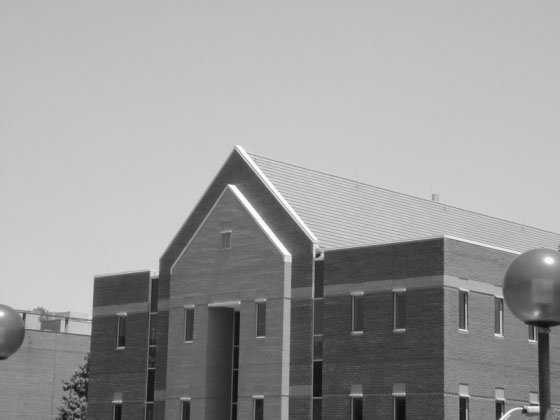
%> input picture HW1/code/building.jpg, 560 x 420 px
$ octave --eval "HW1Q1;"   (GNU Octave 9; MATLAB toolbox functions it lacks are replaced by stand-ins)
%> lines starting %> are read from the running program, lines starting %| are printed output that depends on the picture; in (x1, y1, x2, y2) boxes, pixels count from 0 and x2, y2 are one past the last pixel; in counts of white or black regions, pixels touching at a corner belong together; the program's own positions count from 1
### HW1/code/hough/houghOverlay.m
function [ ] = houghOverlay( fig_title,I,varargin )
%
% function [ ] = houghOverlay( image,title )
%
% Function   : houghOverlay
%
% Purpose    : Overlays Hough-Lines obtained from Canny edges.
%
% Parameters : fig_title  - The title.
%              I          - The input image.
%              threshold  - Sensitivity threshold, as a numeric scalar
%                           or a 2-element vector.
%                           Ignores all edges below the threshold.
%                           Set an empty array ([]) to automatically
%                           choose the appropriate values.
%              sigma      - Standard deviation of the Gaussian filter,
%                           as a scalar. The default is sqrt(2)
%

defaultThreshold = [];
defaultSigma = sqrt(2);

p = inputParser;
addRequired(p,'fig_title',@ischar);
addRequired(p,'I');
addOptional(p,'threshold', defaultThreshold);
addOptional(p,'sigma',defaultSigma);
parse(p,fig_title,I,varargin{:});

threshold = p.Results.threshold;
sigma = p.Results.sigma;
fig_title = convertCharsToStrings(p.Results.fig_title);

if (isempty(threshold))
    edges = edge(I,'Canny');
else
    edges = edge(I,'Canny',threshold,sigma);
end

[H,T,R] = hough(edges);

figure;
subplot(1,2,1);
imshow(I,[]);
title(fig_title);

subplot(1,2,2);
imshow(edges,[]);
title([fig_title, ' - Canny Edges']);

pause(0.2); % pause to avoid figure override

figure;
imshow(H,[],'XData',T,'YData',R,'InitialMagnification','fit');
xlabel('\theta'), ylabel('\rho');
axis on, axis normal;
title([fig_title, ' - Hough Transform', 'on Canny Edges']);

pause(0.2); % pause to avoid figure override

% Task 1 - Voting
figure;
P  = houghpeaks(H,4);
imshow(H,[],'XData',T,'YData',R,'InitialMagnification','fit');
xlabel('\theta'), ylabel('\rho');
axis on, axis normal, hold on;
plot(T(P(:,2)),R(P(:,1)),'s','color','white');
title([fig_title, ' - Hough Peaks', 'on Canny Edges']);

pause(0.3); % pause to avoid figure override

% Task 1 - Line linking
lines = houghlines(edges,T,R,P,'FillGap',5,'MinLength',7);
figure, imshow(I), hold on
title([fig_title, ' - Hough Lines', 'overlay on image']);
for k = 1:numel(lines)
	xy = [lines(k).point1; lines(k).point2];
	plot(xy(:,1),xy(:,2),'LineWidth',2,'Color','green');
end

### HW1/code/HW1Q1.m
function [] = HW1Q1()
% Task 1 - transform

N = 101;
M = ceil(101 / 2);
f=zeros(N,N);

values = [[1,1],[N,1],[1,N],[N,N],[M,M]];

figure;
index = 1;
last = numel(values) - 1;

for k = 1:2:last
    x = values(k);
    y = values(k + 1);
    f(x,y)=1;
    [H,T,R] = hough(f);
    subplot(1,5,index);
    imshow(H,[],'XData',T,'YData',R,'InitialMagnification','fit');
    xlabel('\theta'), ylabel('\rho');
    axis on, axis normal;
    title(num2str(index));
    index = index + 1;
end
%> this loop made 5 passes
%> pass 1, in HW1Q1, `imshow(H,[],'XData',T,'YData',R,'InitialMagnification','fit');`:
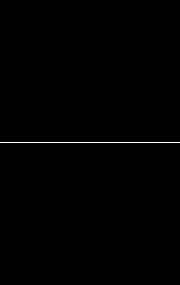
%> displayed picture: size 285x180, on the screen's scale of 0 to 255; 0.35% white in thin lines or dots, all inside (x1, y1, x2, y2) = (0, 142, 180, 143)
%> after the loop:
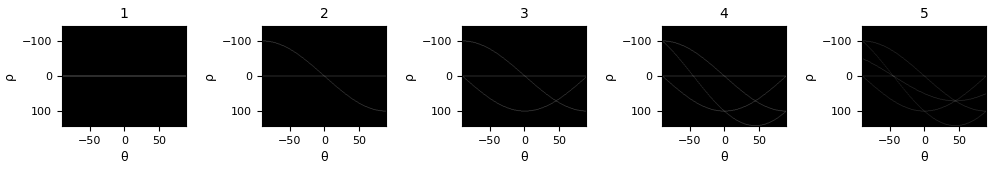
%> figure redrawn from the program's plot data, 5 panels

%% Task 1 - Canny edge detector

addpath('hough');

N = 256;
square_start = N / 4;
square_end = square_start + N / 2;
I = zeros(N);
I(square_start:square_end, square_start:square_end) = 1;

houghOverlay('Square: Bitmap',I);
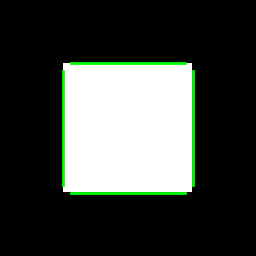
%> figure redrawn from the program's plot data; its title reads 'Square: Bitmap - Hough Linesoverlay on image'

%% Task 1 - Line linking on building.jpg

addpath('hough');

I = imread('building.jpg');
%> I is the input picture: size 420x560 uint8; min 11, max 255, mean 154.6
houghOverlay('Building.jpg',I);
%> call 2 of houghOverlay, with fig_title = 'Building.jpg'
%> in houghOverlay (call 2), `edges = edge(I,'Canny');`: edges: size 420x560 logical; 2.8% white in thin lines or dots, all inside (x1, y1, x2, y2) = (1, 145, 559, 419)
%> in houghOverlay (call 2), `[H,T,R] = hough(edges);`:
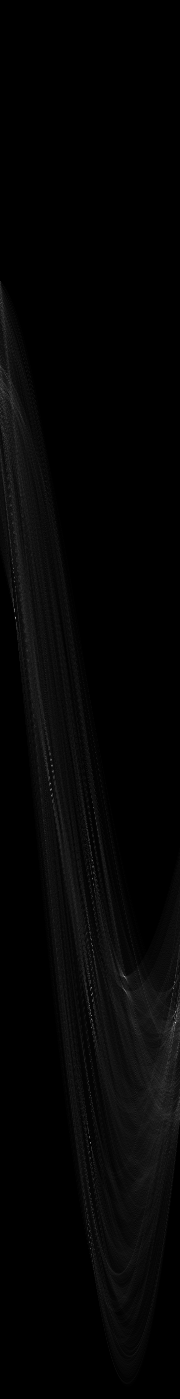
%> H: size 1399x180 double; min 0, max 190, mean 4.7
%> in houghOverlay (call 2), `[H,T,R] = hough(edges);`: T = 180 values from -90 to 89; R = 1399 values from -699 to 699
%> in houghOverlay (call 2), `P  = houghpeaks(H,4);`: P = [1023 176; 618 16; 977 125; 1016 92]
%> in houghOverlay (call 2), `title([fig_title, ' - Hough Peaks', 'on Canny Edges']);`:
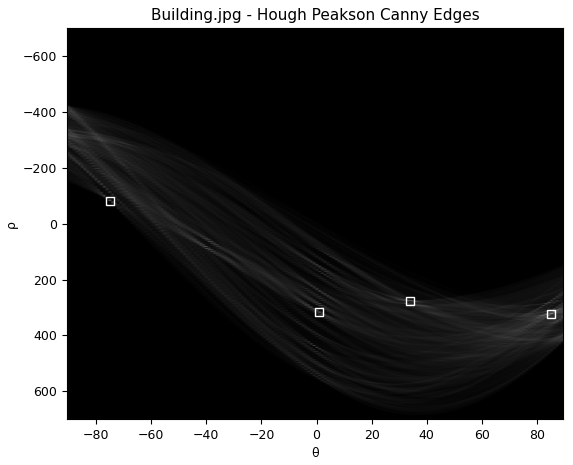
%> figure redrawn from the program's plot data
%> in houghOverlay (call 2), `lines = houghlines(edges,T,R,P,'FillGap',5,'MinLength',7);`: lines = 21 lines; longest, point1 to point2 (x, y): (254, 154) to (428, 200), (160, 261) to (237, 147), (312, 263) to (312, 318), (311, 323) to (311, 371), (443, 204) to (481, 214), (313, 242) to (313, 261)
%> the loop in houghOverlay (call 2), `for k = 1:numel(lines)` made 21 passes
%> xy on passes 1 to 12: [444 286; 452 286], [423 288; 432 288], [411 289; 420 289], [376 292; 383 292], [365 293; 373 293], [341 295; 352 295], [330 296; 338 296], [311 298; 318 298], [161 311; 169 311], [136 313; 146 313], [128 314; 135 314], [93 317; 100 317]
%> figure, not shown here; its title reads 'Building.jpg - Hough Linesoverlay on image'

%% with more suitable parameters for Canny edge detector

addpath('hough');
I = im2double(imread('building.jpg'));
%> I: size 420x560 double; min 0.0431, max 1, mean 0.606

% image median, adaptive lower and upper thresholds for edges
image_median = double(median(I(:)));
%> image_median = 0.745
threshold = 0.15 * image_median;
%> threshold = 0.112

I = imread('building.jpg');
houghOverlay('Building.jpg',I, threshold);
%> call 3 of houghOverlay, with fig_title = 'Building.jpg'
%> in houghOverlay (call 3), `edges = edge(I,'Canny',threshold,sigma);`:
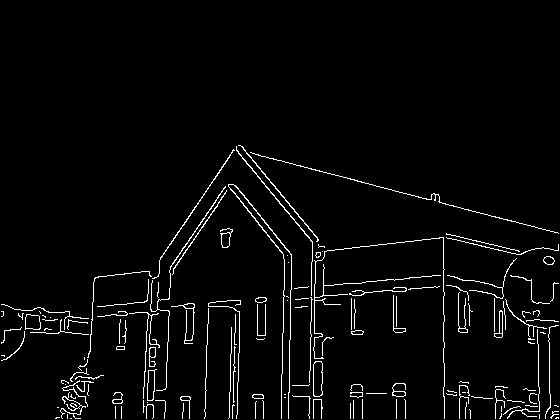
%> edges: size 420x560 logical; 3.3% white in thin lines or dots, all inside (x1, y1, x2, y2) = (1, 145, 559, 419)
%> in houghOverlay (call 3), `lines = houghlines(edges,T,R,P,'FillGap',5,'MinLength',7);`: lines = 23 lines; longest, point1 to point2 (x, y): (251, 153) to (428, 200), (160, 261) to (237, 147), (312, 263) to (312, 318), (311, 323) to (311, 371), (443, 204) to (481, 214), (310, 397) to (310, 419)
%> the loop in houghOverlay (call 3), `for k = 1:numel(lines)` made 23 passes
%> `HW1Q1;`:
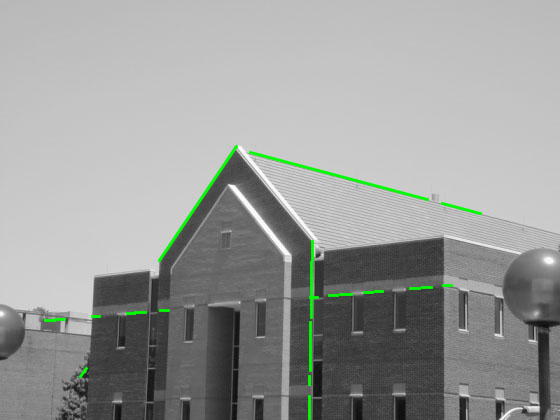
%> figure redrawn from the program's plot data; its title reads 'Building.jpg - Hough Linesoverlay on image'
